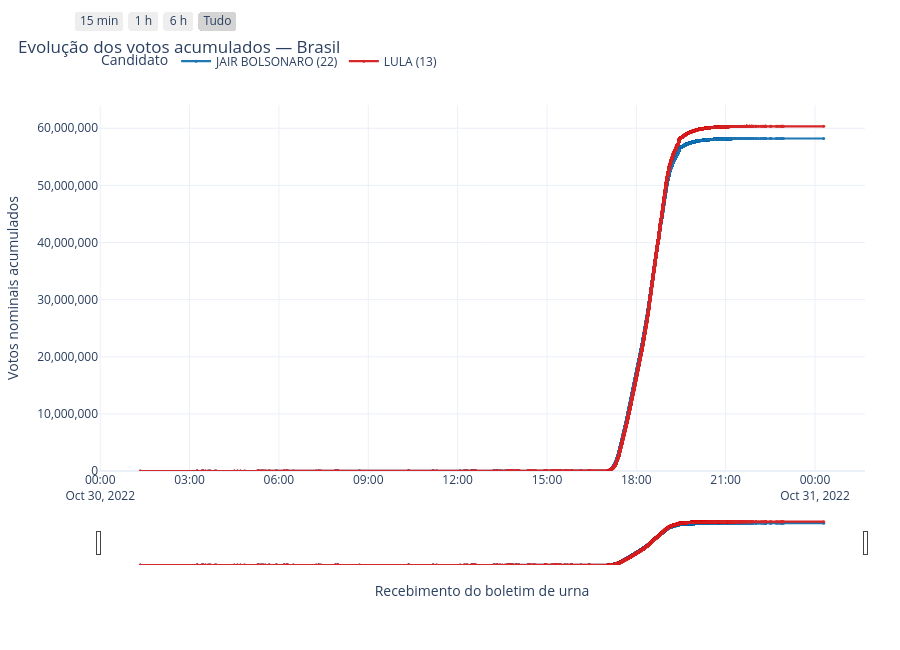

The cell this chart's notebook holds for it:
### Markdown cell above
## Votos acumulados

Cada linha representa um candidato. O eixo horizontal segue a data/hora de recebimento
dos boletins; o eixo vertical mostra votos nominais acumulados.

A linha em degraus muda em cada horário de recebimento disponível na fonte. Passe o
cursor sobre um degrau para ver a data, a hora com segundos e o total naquele ponto.

**Zoom interativo:** arraste sobre qualquer trecho para ampliar; use a roda do mouse
sobre o gráfico; mova as alças da faixa inferior; ou use os botões `15 min`, `1 h`,
`6 h` e `Tudo`. A barra no canto superior direito permite alternar entre zoom e
deslocamento. Um duplo clique restaura a visão completa.

### Code cell
cores = {"LULA (13)": "#D62728", "JAIR BOLSONARO (22)": "#1F77B4"}
local = "Brasil" if UF is None else UF.upper()
fig = go.Figure()
for candidato in acumulado.columns:
    fig.add_trace(go.Scatter(
        x=acumulado.index,
        y=acumulado[candidato],
        name=candidato,
        mode="lines+markers",
        line={"width": 2.2, "color": cores.get(candidato), "shape": "hv"},
        marker={"size": 3, "color": cores.get(candidato)},
        hovertemplate="%{x|%d/%m/%Y %H:%M:%S}<br>%{fullData.name}: %{y:,.0f} votos<extra></extra>",
    ))

configurar_tempo(
    fig,
    f"Evolução dos votos acumulados — {local}",
    "Votos nominais acumulados",
)
fig.update_yaxes(tickformat=",.0f")
fig.show(config=CONFIG_GRAFICO)

### Figure 1 — Plotly figure (JSON) as saved in the notebook; plotly's stock layout.template omitted (floating-point values rounded to 4 significant figures; data arrays with more than 128 entries replaced by an {"elided": "..."} marker saying what was removed)
{"data": [{"hovertemplate": "%{x|%d/%m/%Y %H:%M:%S}<br>%{fullData.name}: %{y:,.0f} votos<extra></extra>", "line": {"color": "#1F77B4", "shape": "hv", "width": 2.2}, "marker": {"color": "#1F77B4", "size": 3}, "mode": "lines+markers", "name": "JAIR BOLSONARO (22)", "type": "scatter", "x": {"elided": "11387 str values"}, "y": {"elided": "11387 float values"}}, {"hovertemplate": "%{x|%d/%m/%Y %H:%M:%S}<br>%{fullData.name}: %{y:,.0f} votos<extra></extra>", "line": {"color": "#D62728", "shape": "hv", "width": 2.2}, "marker": {"color": "#D62728", "size": 3}, "mode": "lines+markers", "name": "LULA (13)", "type": "scatter", "x": {"elided": "11387 str values"}, "y": {"elided": "11387 float values"}}], "layout": {"dragmode": "zoom", "height": 650, "hovermode": "x unified", "legend": {"orientation": "h", "title": {"text": "Candidato"}, "y": 1.08}, "margin": {"b": 85, "l": 75, "r": 35, "t": 105}, "title": {"text": "Evolução dos votos acumulados — Brasil", "x": 0.02, "xanchor": "left"}, "xaxis": {"rangeselector": {"buttons": [{"count": 15, "label": "15 min", "step": "minute", "stepmode": "backward"}, {"count": 1, "label": "1 h", "step": "hour", "stepmode": "backward"}, {"count": 6, "label": "6 h", "step": "hour", "stepmode": "backward"}, {"label": "Tudo", "step": "all"}], "x": 0, "y": 1.16}, "rangeslider": {"thickness": 0.1, "visible": true}, "showspikes": true, "spikemode": "across", "title": {"text": "Recebimento do boletim de urna"}, "type": "date"}, "yaxis": {"rangemode": "tozero", "separatethousands": true, "tickformat": ",.0f", "title": {"text": "Votos nominais acumulados"}}}}
